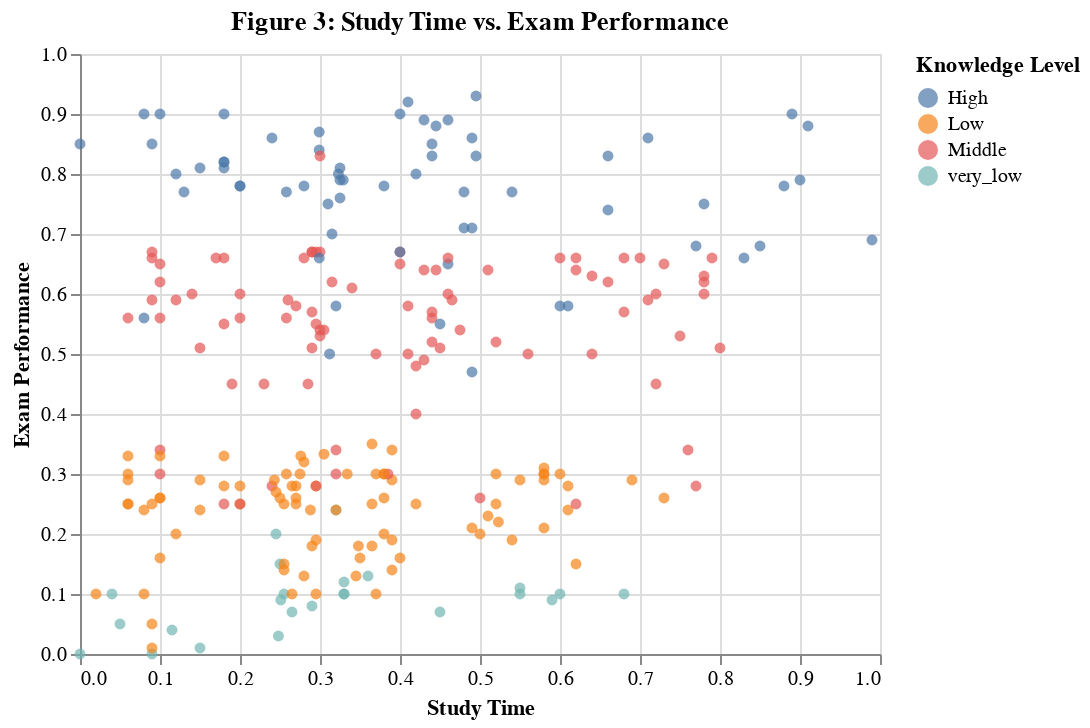

The notebook cell saved with this chart:
### Markdown cell above
### Study Time vs. Exam Performance:

### Code cell
studyTime_examPerf_plot = alt.Chart(knowledge_training_final, title = "Figure 3: Study Time vs. Exam Performance").mark_circle().encode(
    x=alt.X("study_time:Q", title="Study Time"),  
    y=alt.Y("exam_performance:Q", title="Exam Performance"), 
    color=alt.Color("knowledge:N", title="Knowledge Level") 
)
studyTime_examPerf_plot

### Figure 1 — Vega-Lite specification as saved in the notebook (floating-point values rounded to 4 significant figures; data arrays with more than 128 entries replaced by an {"elided": "..."} marker saying what was removed)
{"config": {"view": {"continuousWidth": 400, "continuousHeight": 300}}, "data": {"name": "data-848e488d9776585eaa4bac621f89d23c"}, "mark": "circle", "encoding": {"color": {"field": "knowledge", "title": "Knowledge Level", "type": "nominal"}, "x": {"field": "study_time", "title": "Study Time", "type": "quantitative"}, "y": {"field": "exam_performance", "title": "Exam Performance", "type": "quantitative"}}, "title": "Figure 3: Study Time vs. Exam Performance", "$schema": "https://vega.github.io/schema/vega-lite/v4.17.0.json", "datasets": {"data-848e488d9776585eaa4bac621f89d23c": {"elided": "258 records"}}}
